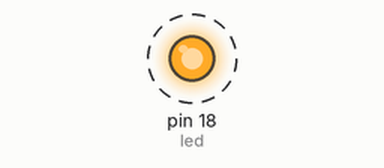
Recording of a program running on a simulated MicroPython board. Shown: output pins drawn as LEDs (lit = HIGH). Dashed ring = blinking. WiFi joins after 1.5 s; threads take turns every 2 ms; what the program prints to the serial console is not drawn.

Above: at 0.15 s.
Timing chart, 0 to 3.0 s (numbered marks = the images above):
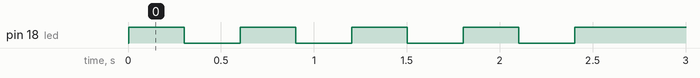

The program:

main.py
```python
from machine import UART, Pin
from microdot import Microdot
import network
import json
import time
from microdot.cors import CORS
from utils import Utils
import _thread

PIN_LED = 18

# Configurar API REST
app = Microdot()
CORS(app, allowed_origins="*", allow_credentials=True)

# 🔌 Configurar UARTs
uart = UART(0, baudrate=115200, tx=Pin(16), rx=Pin(17), timeout=100)

# 🔴 Configurar LED para parpadeo
led = Pin(PIN_LED, Pin.OUT)
led_connected = False

def led_blink_thread():
    """Función que hace parpadear el LED hasta que se conecte"""
    global led_connected
    while not led_connected:
        led.value(1)
        time.sleep(0.3)
        led.value(0)
        time.sleep(0.3)
    led.value(1)

# 🚀 Iniciar hilo del LED parpadeante
print("🔴 Iniciando LED parpadeante...")
_thread.start_new_thread(led_blink_thread, ())

# ✅ Inicializar Wi-Fi con conexión persistente
print("🚀 Iniciando sistema...")
wifi = Utils(
    ssid="luis",
    password="luis123!",
)
ip = wifi.get_ip()
if ip:
    led_connected = True
    print("🟢 LED fijo - Conexión establecida")
    time.sleep(0.5)

# GET /api/status
@app.get("/api/status")
def status_handler(request):
    return json.dumps({
        "status": "online",
        "ip": ip
    }), 200

# POST /api/mover
@app.post("/api/mover")
def mover_handler(request):
    """
    Receives a movement command, sends it over UART, and returns a confirmation.
    """
    try:
        wifi.ensure_wifi()
        data = request.json
        if not data:
            return "Error: Body is empty. Direction is required.", 400
        # Convert the JSON data to a string and then to bytes to send via UART
        message = json.dumps(data).encode("utf-8")
        # Add a newline character as a delimiter for the receiving device
        uart.write(message + b"\n")
        print(f"📤 Sent via UART: {message.decode()}")
        response_data = {"status": "ok", "command_sent": data}
        return json.dumps(response_data), 200

    except Exception as e:
        print(f"❌ Error in mover_handler: {e}")
        return "Internal server error", 500

if ip:
    uart.write(json.dumps({"ip": ip, "accion": "ip"}).encode("utf-8"))
    print(f"🚀 Servidor HTTP escuchando en {ip}:5000/api/*")
else:
    print("⚠️  Iniciando servidor sin IP confirmada...")

app.run(host=ip or "0.0.0.0", port=5000, debug=True, ssl=None)
```

utils.py
```python
import network
import time
import machine

class Utils:
    def __init__(self, ssid, password):
        self.ssid = ssid
        self.password = password
        self.wlan = network.WLAN(network.STA_IF)
        self.wlan.active(True)
        self.my_ip = None

        # 🚀 Optimizaciones para reducir latencia
        self.wlan.config(pm=0xa11140)  # Desactivar power management para menor latencia

        # Iniciar conexión inmediatamente
        self.connect_with_retry()

    def connect_wifi(self, timeout=15):
        """Conecta a Wi-Fi con timeout optimizado"""
        if self.wlan.isconnected():
            self.my_ip = self.wlan.ifconfig()[0]
            print(f"✅ Ya conectado: IP = {self.my_ip}")
            return True

        print(f"🔌 Conectando a '{self.ssid}'...")

        # Reiniciar interfaz para conexión limpia
        self.wlan.active(False)
        time.sleep(0.3)  # Tiempo mínimo necesario
        self.wlan.active(True)

        # Optimizaciones de latencia
        self.wlan.config(pm=0xa11140)  # Desactivar power management

        # Conectar
        self.wlan.connect(self.ssid, self.password)

        start = time.ticks_ms()
        dot_count = 0

        while not self.wlan.isconnected():
            elapsed = time.ticks_diff(time.ticks_ms(), start)

            if elapsed > timeout * 1000:
                print(f"\n❌ Timeout de {timeout}s alcanzado")
                return False

            # Mostrar progreso visual
            if dot_count % 4 == 0:
                print(".", end="")
            dot_count += 1

            time.sleep(0.25)  # Verificar cada 250ms para respuesta rápida

        # ✅ Conexión exitosa
        self.my_ip = self.wlan.ifconfig()[0]
        print(f"\n✅ Conectado exitosamente!")
        print(f"📍 IP asignada: {self.my_ip}")
        print(f"⚡ Tiempo de conexión: {elapsed/1000:.2f}s")

        # Configuraciones adicionales para optimizar latencia
        self.optimize_connection()

        return True

    def optimize_connection(self):
        """Aplica optimizaciones específicas para reducir latencia"""
        try:
            # Configurar parámetros de red para baja latencia
            config = self.wlan.ifconfig()
            print(f"🔧 Configuración de red: IP={config[0]}, Máscara={config[1]}, Gateway={config[2]}, DNS={config[3]}")

            # Verificar señal Wi-Fi
            signal_strength = self.wlan.status('rssi')
            print(f"📶 Intensidad de señal: {signal_strength} dBm")

            if signal_strength < -70:
                print("⚠️  Señal débil detectada. Considera acercarte al router.")

        except Exception as e:
            print(f"⚠️  No se pudieron aplicar todas las optimizaciones: {e}")

    def connect_with_retry(self, max_attempts=None):
        """
        Conecta en ciclo hasta lograr conexión exitosa
        max_attempts: None para intentos infinitos, número para límite
        """
        attempt = 1

        print("🚀 Iniciando conexión Wi-Fi persistente...")
        print(f"📡 Red objetivo: '{self.ssid}'")

        while True:
            if max_attempts and attempt > max_attempts:
                print(f"❌ Se alcanzó el límite de {max_attempts} intentos")
                break

            print(f"\n🔄 Intento #{attempt}")

            if self.connect_wifi():
                print("🎉 ¡Conexión establecida con éxito!")
                return True

            print(f"💤 Esperando 2 segundos antes del siguiente intento...")
            time.sleep(2)  # Pausa corta entre intentos
            attempt += 1

        return False

    def ensure_wifi(self):
        """Mantiene la conexión Wi-Fi activa"""
        if not self.wlan.isconnected():
            print("🔄 Conexión perdida. Reconectando...")
            return self.connect_with_retry()
        return True

    def get_ip(self):
        """Obtiene la IP actual"""
        if self.wlan.isconnected():
            return self.my_ip or self.wlan.ifconfig()[0]
        return None

    def get_connection_info(self):
        """Obtiene información detallada de la conexión"""
        if not self.wlan.isconnected():
            return None

        config = self.wlan.ifconfig()
        return {
            "ip": config[0],
            "subnet": config[1],
            "gateway": config[2],
            "dns": config[3],
            "signal_strength": self.wlan.status('rssi'),
            "connected": True
        }
```

Measured:
- by itself, pin 18 (led): alternates HIGH for 0.30 s and LOW for 0.30 s, 9 changes in all, then stays HIGH
